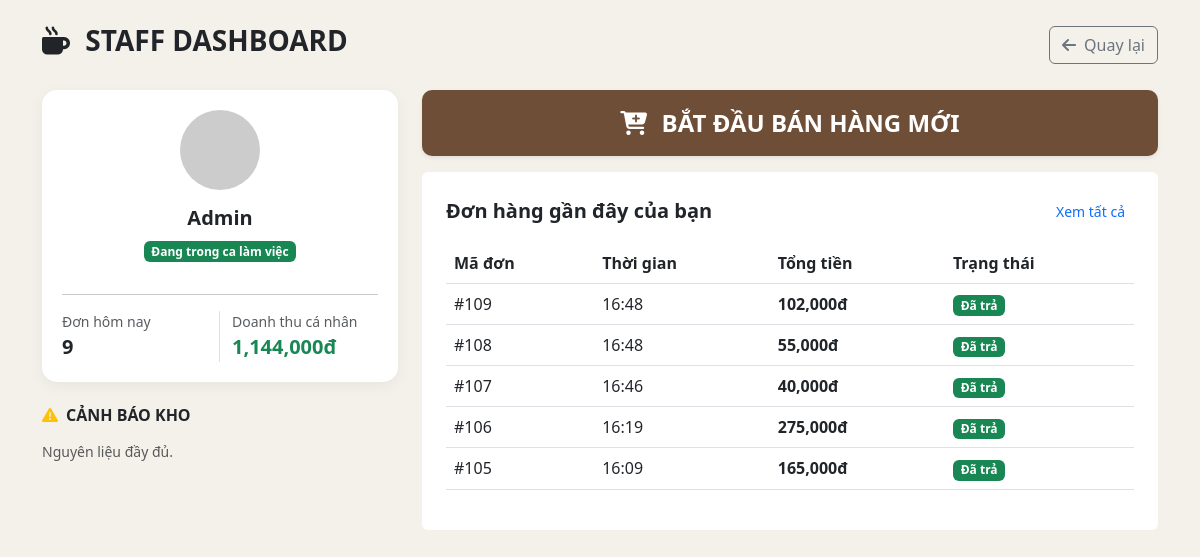
Page /pos/index.php (signed in) on the earlier database version.
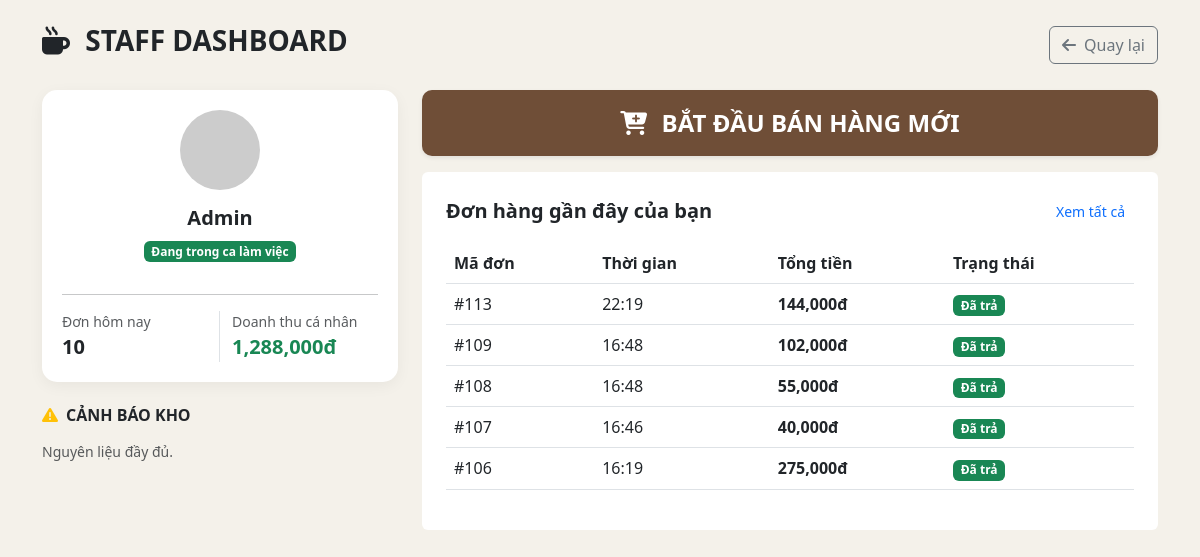
Same page on the later database version.
### tables this page shows
CREATE TABLE `orders` (
  `id` int(11) NOT NULL,
  `user_id` int(11) NOT NULL DEFAULT 1,
  `order_date` datetime NOT NULL DEFAULT current_timestamp(),
  `total_price` int(11) NOT NULL,
  `status` varchar(255) NOT NULL DEFAULT 'not_paid',
  `session_id` int(11) DEFAULT NULL,
  `voucher_code` varchar(50) DEFAULT NULL,
  `discount_percent` decimal(5,2) DEFAULT 0.00,
  `final_amount` decimal(10,2) DEFAULT 0.00
);

### pos/index.php (the view, shortened to what this page needs)
<?php
global $mysqli;
$user_id = $_SESSION['user_id'];
$fullname = $_SESSION['fullname'];
$today = date('Y-m-d');
$stats_query = "SELECT COUNT(id) as total_orders, SUM(total_price) as total_revenue
                FROM orders
                WHERE user_id = $user_id AND DATE(order_date) = '$today' AND status = 'paid'";
$stats_result = $mysqli->query($stats_query);
$stats = $stats_result->fetch_assoc();
$low_stock_query = "SELECT name, quantity, unit FROM ingredients WHERE quantity <= min_quantity LIMIT 5";
$low_stock_result = $mysqli->query($low_stock_query);
?>
<!DOCTYPE html>
<html lang="vi">
<head>
    <link href="https://cdn.jsdelivr.net/npm/bootstrap@5.3.0/dist/css/bootstrap.min.css" rel="stylesheet">
    <link rel="stylesheet" href="https://cdnjs.cloudflare.com/ajax/libs/font-awesome/6.4.0/css/all.min.css">
</head>
<body>
<div class="container py-4">
    <div class="d-flex justify-content-between align-items-center mb-4">
        <h3 class="fw-bold text-brown"><i class="fa-solid fa-mug-hot me-2"></i> STAFF DASHBOARD</h3>
        <a href="../index.php" class="btn btn-outline-secondary"><i class="fa-solid fa-arrow-left me-2"></i>Quay lại</a>
    </div>
    <div class="row g-4">
        <div class="col-lg-4">
            <div class="sidebar-user mb-4 text-center">
                <img src="https://ui-avatars.com/api/?name=<?= urlencode($fullname) ?>&background=6f4e37&color=fff" class="rounded-circle mb-3" width="80">
                <h5 class="fw-bold"><?= $fullname ?></h5>
                <span class="badge bg-success mb-3">Đang trong ca làm việc</span>
                <hr>
                <div class="row text-start mt-3">
                    <div class="col-6 border-end">
                        <small class="text-muted d-block">Đơn hôm nay</small>
                        <span class="fw-bold fs-5"><?= $stats['total_orders'] ?? 0 ?></span>
                    </div>
                    <div class="col-6">
                        <small class="text-muted d-block">Doanh thu cá nhân</small>
                        <span class="fw-bold fs-5 text-success"><?= number_format($stats['total_revenue'] ?? 0) ?>đ</span>
                    </div>
                </div>
            </div>
            <h6 class="fw-bold mb-3"><i class="fa-solid fa-triangle-exclamation text-warning me-2"></i>CẢNH BÁO KHO</h6>
            <?php if ($low_stock_result->num_rows > 0): ?>
                <?php while($item = $low_stock_result->fetch_assoc()): ?>
                    <div class="alert alert-stock p-2 mb-2 shadow-sm">
                        <small class="d-block fw-bold"><?= $item['name'] ?></small>
                        <small class="text-danger">Còn lại: <?= $item['quantity'] ?> <?= $item['unit'] ?></small>
                    </div>
                <?php endwhile; ?>
            <?php else: ?>
                <p class="text-muted small">Nguyên liệu đầy đủ.</p>
            <?php endif; ?>
        </div>
        <div class="col-lg-8">
            <div class="row g-3">
                <div class="col-md-12">
                    <a href="menu.php" class="btn-main fs-4 shadow-sm">
                        <i class="fa-solid fa-cart-plus me-2"></i> BẮT ĐẦU BÁN HÀNG MỚI
                    </a>
                </div>
                <div class="col-md-12">
                    <div class="card stat-card p-4">
                        <div class="d-flex justify-content-between align-items-center mb-3">
                            <h5 class="fw-bold mb-0">Đơn hàng gần đây của bạn</h5>
<a href="history.php" class="btn btn-sm btn-link text-decoration-none">Xem tất cả</a>
                        </div>
                        <div class="table-responsive">
                            <table class="table table-hover">
                                <thead>
                                    <tr>
                                        <th>Mã đơn</th>
                                        <th>Thời gian</th>
                                        <th>Tổng tiền</th>
                                        <th>Trạng thái</th>
                                    </tr>
                                </thead>
                                <tbody>
                                    <?php
$recent_orders = $mysqli->query("SELECT id, order_date, total_price, status
                                FROM orders WHERE user_id = $user_id
                                ORDER BY order_date DESC LIMIT 5");
while($row = $recent_orders->fetch_assoc()):
?>
<tr>
    <td>#<?= $row['id'] ?></td>
    <td><?= date('H:i', strtotime($row['order_date'])) ?></td>
    <td class="fw-bold"><?= number_format($row['total_price']) ?>đ</td>
    <td>
        <?php if ($row['status'] == 'paid'): ?>
<span class="badge bg-success">Đã trả</span>
        <?php elseif ($row['status'] == 'canceled'): ?>
<span class="badge bg-secondary">Đã hủy</span>
        <?php else: ?>
<span class="badge bg-warning text-dark">Đang xử lý</span>
        <?php endif; ?>
    </td>
</tr>
<?php endwhile; ?>
                                </tbody>
                            </table>
                        </div>
                    </div>
                </div>
            </div>
        </div>
    </div>
</div>
</body>
</html>

### pos/index.php (style rules this page uses)
:root { --coffee-dark: #6f4e37; --coffee-light: #f4f1ea; }
body { background-color: var(--coffee-light); font-family: 'Segoe UI', Tahoma, Geneva, Verdana, sans-serif; }
.sidebar-user { background: white; border-radius: 15px; padding: 20px; box-shadow: 0 4px 15px rgba(0,0,0,0.05); }
.stat-card { border: none; border-radius: 15 shadow: 0 4px 10px rgba(0,0,0,0.05); transition: 0.3s; }
.btn-main { background: var(--coffee-dark); color: white; border-radius: 10px; padding: 15px; font-weight: bold; border: none; width: 100%; transition: 0.3s; text-decoration: none; display: block; text-align: center; }

Differences in the rows shown:
no longer on this page (row unchanged): orders: id "105", order_date "16:09", total_price "165,000", status "Đã trả"
added orders: id "113", order_date "22:19", total_price "144,000", status "Đã trả"
Other differences:
$stats['total_orders']: "9" → "10"
$stats['total_revenue']: "1,144,000" → "1,288,000"
